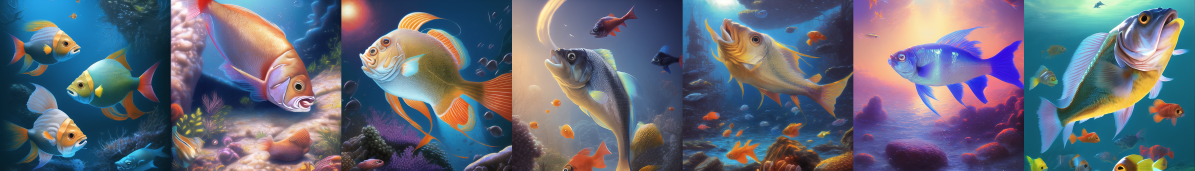
#> input picture v1.png, 3584 x 512 px (shown at 1/3 size); its folder holds 2 pictures in this run
$ python v3.py   (older library calls are emulated)
#> lines starting #> are read from the running program, lines starting #| are printed output that depends on the picture
from PIL import Image, ImageDraw, ImageFont
import os
from tqdm import tqdm
import pillow_avif

# Получаем список всех поддерживаемых расширений файлов
supported_formats = [f.lower() for f in Image.registered_extensions()]

# Собираем список всех файлов с поддерживаемыми расширениями в текущей директории
images = [f for f in os.listdir('.') if f.lower().endswith(tuple(supported_formats))]

# Если изображений нет, выводим сообщение об ошибке и завершаем скрипт
if not images:
    print('Нет изображений в текущей директории!')
    exit()

# Определяем размер наименьшего изображения
min_size = float('inf')
min_size_img = None
for image in images:
    with Image.open(image) as img:
#> img is the input picture: PIL image 3584x512 RGB; mean R, G, B 99.5, 105.9, 121.4
        width, height = img.size
#> width = 3584; height = 512
        curr_size = width * height
#> curr_size = 1835008
        if curr_size < min_size:
            min_size = curr_size
#> min_size = 1835008
            min_size_img = img
#> pass 2 of the loop `for image in images:`:
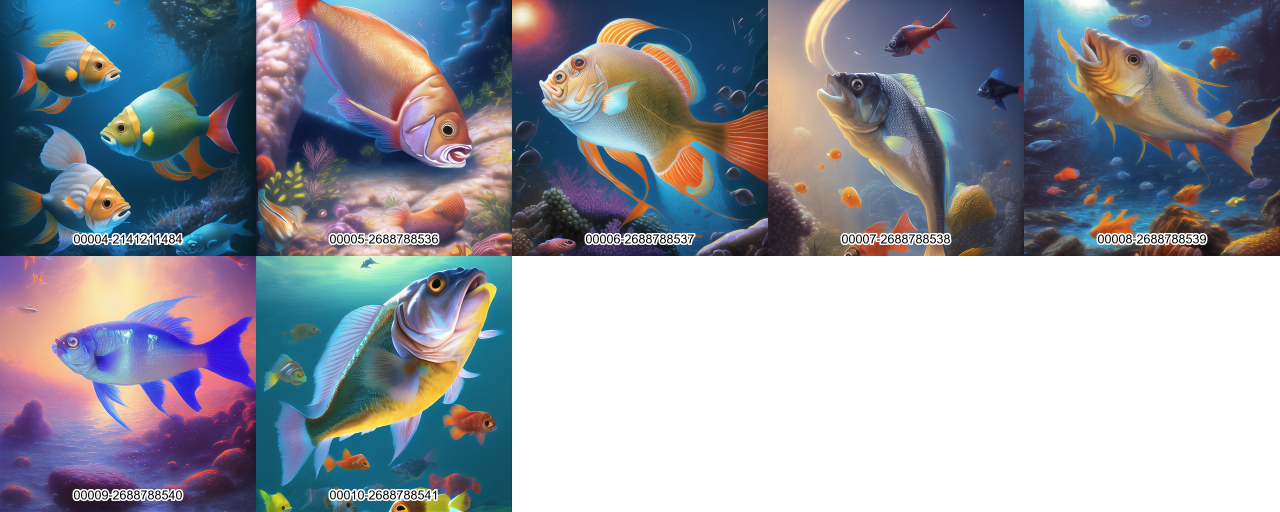
#> input picture v2.png, 2560 x 1024 px (shown at 1/2 size)
#> img is the input picture: PIL image 2560x1024 RGB; mean R, G, B 147.4, 151.9, 162.6

# Рассчитываем количество рядов и столбцов изображений
num_rows = (len(images) - 1) // 5 + 1
num_cols = min(5, len(images))

# Создаем пустую картинку, на которой будем рисовать склеенные изображения
result_width = num_cols * min_size_img.width
#> result_width = 7168
result_height = num_rows * min_size_img.height
#> result_height = 512
result = Image.new('RGB', (result_width, result_height), color='white')
#> result: PIL image 7168x512 RGB; every value is 255

# Рисуем каждое изображение на нужном месте на результирующей картинке
font_size = int(min(min_size_img.width, min_size_img.height) * 0.05)
#> font_size = 25
font = ImageFont.truetype('arial.ttf', size=font_size)
draw = ImageDraw.Draw(result)
for i, image in enumerate(tqdm(images)):
    with Image.open(image) as img:
        img = img.resize((min_size_img.width, min_size_img.height))
        row = i // 5
        col = i % 5
        x = col * min_size_img.width
#> x = 0
        y = row * min_size_img.height
#> y = 0
        result.paste(img, (x, y))
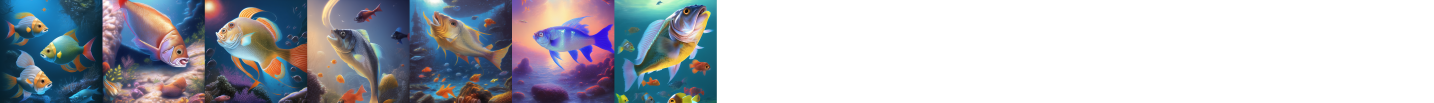
#> result: PIL image 7168x512 RGB (shown at 1/5 size); mean R, G, B 177.3, 180.4, 188.2

        # Подписываем изображение своим названием
        name = os.path.splitext(image)[0]
        text_width, text_height = draw.textsize(name, font=font)
#> text_width = 31; text_height = 24
        text_x = x + (min_size_img.width - text_width) // 2
#> text_x = 1776
        text_y = y + min_size_img.height - text_height - 15
#> text_y = 473
        outline_width = max(1, int(font_size * 0.15))
#> outline_width = 3
        draw.text((text_x, text_y), name, font=font, fill='black', stroke_width=outline_width, stroke_fill='white')

        # Обновляем прогресс-бар
        tqdm.write(f"Обработано {i+1}/{len(images)} изображений")
#> pass 2 of the loop `for i, image in enumerate(tqdm(images)):`:
#> `img = img.resize((min_size_img.width, min_size_img.height))`:
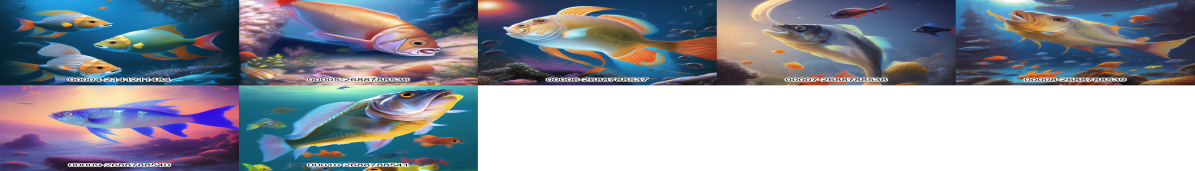
#> img: PIL image 3584x512 RGB (shown at 1/3 size); mean R, G, B 147.4, 151.9, 162.6
#> `result.paste(img, (x, y))`:
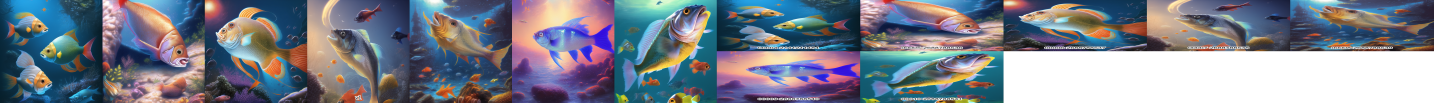
#> result: PIL image 7168x512 RGB (shown at 1/5 size); mean R, G, B 123.5, 128.9, 142
#> text_x = 5360

# Сохраняем склеенное изображение в файл
result.save('result.png', compress_level=9)
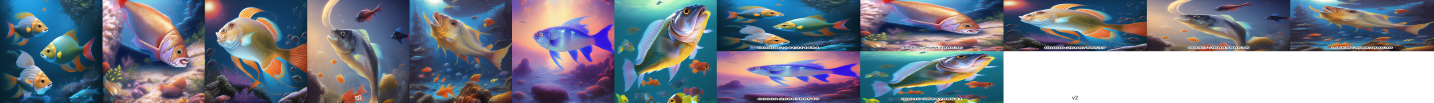
#> saved as result.png: PIL image 7168x512 RGB (shown at 1/5 size); mean R, G, B 123.4, 128.9, 142

# Удаляем скрипт
os.remove(__file__)
